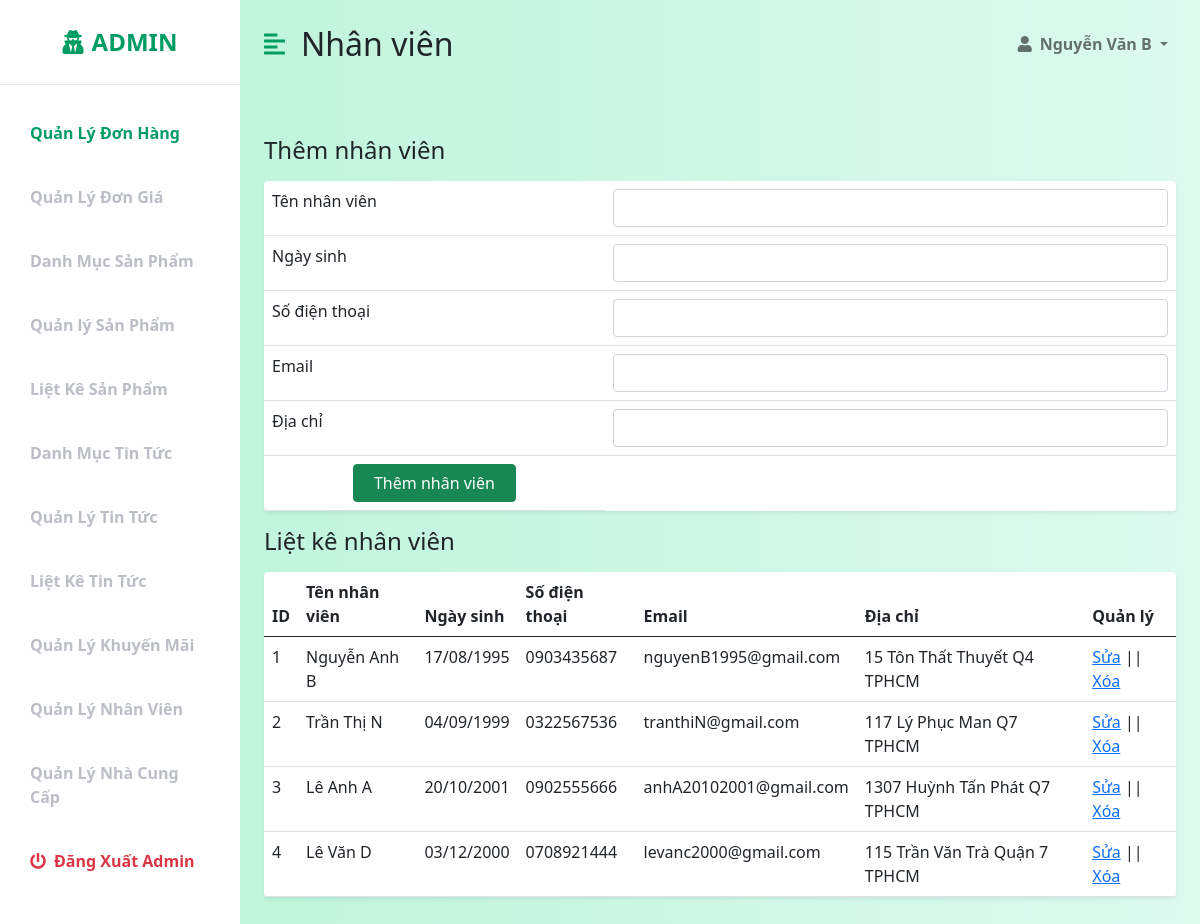
The page /admin/nhanvienadd.php (signed in) on the database its author committed.
### tables this page shows
CREATE TABLE `nhanvien` (
  `id_nhanvien` int(11) UNSIGNED NOT NULL,
  `ten_nhanvien` varchar(200) NOT NULL,
  `ngaysinh` varchar(100) NOT NULL,
  `sdt` varchar(30) NOT NULL,
  `email` varchar(200) NOT NULL,
  `diachi` varchar(250) NOT NULL
);

### lib/session.php (called while the page is built, shortened)
<?php
class Session{
 public static function get($key){
    if (isset($_SESSION[$key])) {
     return $_SESSION[$key];
    } else {
     return false;
    }
 }
}
?>

### lib/database.php (called while the page is built, shortened)
<?php
Class Database{
   public $host   = DB_HOST;
   public $user   = DB_USER;
   public $pass   = DB_PASS;
   public $dbname = DB_NAME;
   public $link;
private function connectDB(){
   $this->link = new mysqli($this->host, $this->user, $this->pass,
    $this->dbname);
 }
public function select($query){
  $result = $this->link->query($query) or
   die($this->link->error.__LINE__);
  if($result->num_rows > 0){
    return $result;
  } else {
    return false;
  }
 }
}

### classes/nhanvien.php (called while the page is built, shortened)
<?php
    $filepath = realpath(dirname(__FILE__));
    include_once ($filepath.'/../lib/database.php');
?>
<?php
    class nhanvien
    {
        private $db;
        public function __construct()
        {
            $this->db = new Database();
        }
        public function show_nhanvien()
        {
            $query = "SELECT * FROM nhanvien ORDER BY id_nhanvien DESC";
            $result = $this->db->select($query);
            return $result;
        }
    }
?>

### admin/nhanvienadd.php (the view, shortened to what this page needs)
<?php
include 'inc/header.php';
include 'inc/sidebar.php';
?>
<?php include '../classes/nhanvien.php';?>
<?php
$nhanvien = new nhanvien();
?>
 <div id="page-content-wrapper">
            <nav class="navbar navbar-expand-lg navbar-light bg-transparent py-4 px-4">
                <div class="d-flex align-items-center">
                    <i class="fas fa-align-left primary-text fs-4 me-3" id="menu-toggle"></i>
                    <h2 class="fs-2 m-0">Nhân viên</h2>
                </div>
                <div class="collapse navbar-collapse" id="navbarSupportedContent">
                    <ul class="navbar-nav ms-auto mb-2 mb-lg-0">
                        <li class="nav-item dropdown">
                            <a class="nav-link dropdown-toggle second-text fw-bold" href="#" id="navbarDropdown"
                                role="button" data-bs-toggle="dropdown" aria-expanded="false">
                                <i class="fas fa-user me-2"></i></i><?php echo Session::get('adminName')?>
                            </a>
                        </li>
                    </ul>
                </div>
            </nav>
            <div class="container-fluid px-4">
                <div class="row my-5">
                    <h3 class="fs-4 mb-3">Thêm nhân viên</h3>
                    <div class="col">
                        <table class="table bg-white rounded shadow-sm table-hover">
                        <form method="post" action="nhanvienadd.php">
                             <tbody>
                                <tr>
                                    <td>Tên nhân viên</td>
                                    <td>
                                     <div class="input-group">
                                         <input type="text" class="form-control" aria-describedby="basic-addon1" name="tennhanvien">
                                     </div>
                                    </td>
                                </tr>
                                <tr>
                                    <td>Ngày sinh</td>
                                    <td>
                                     <div class="input-group">
                                         <input type="text" class="form-control" aria-describedby="basic-addon1" name="ngaysinh">
                                     </div>
                                    </td>
                                </tr>
                                <tr>
                                    <td>Số điện thoại</td>
                                    <td>
                                     <div class="input-group">
                                         <input type="text" class="form-control" aria-describedby="basic-addon1" name="sdt">
                                     </div>
                                    </td>
                                </tr>
                                <tr>
                                    <td>Email</td>
                                    <td>
                                     <div class="input-group">
                                         <input type="text" class="form-control" aria-describedby="basic-addon1" name="email">
                                     </div>
                                    </td>
                                </tr>
                                <tr>
                                    <td>Địa chỉ</td>
                                    <td>
                                     <div class="input-group">
                                         <input type="text" class="form-control" aria-describedby="basic-addon1" name="diachi">
                                     </div>
                                    </td>
                                </tr>
                                <tr>
                                    <td><div class="d-grid gap-2 col-6 mx-auto"><button class="btn btn-success" type="submit" name="submit">Thêm nhân viên</button></div></td>
                                </tr>
                             </tbody>
                            </form>
                        </table>
                    </div>
                    <h3 class="fs-4 mb-3">Liệt kê nhân viên</h3>
                    <div class="col">
                        <table class="table bg-white rounded shadow-sm table-hover">
                            <thead>
                                <tr>
                                    <th scope="col">ID</th>
                                    <th scope="col">Tên nhân viên</th>
                                    <th scope="col">Ngày sinh</th>
                                    <th scope="col">Số điện thoại</th>
                                    <th scope="col">Email</th>
                                    <th scope="col">Địa chỉ</th>
                                    <th scope="col">Quản lý</th>
                                </tr>
                            </thead>
                            <tbody>
                                <?php
                                    $show_nhanvien = $nhanvien -> show_nhanvien();
                                    if($show_nhanvien)
                                    {
                                        $i = 0;
                                        while($result = $show_nhanvien->fetch_assoc()){
                                            $i++;
                                ?>
                                <tr>
                                    <td><?php echo $i; ?></td>
                                    <td><?php echo $result['ten_nhanvien']?></td>
                                    <td><?php echo $result['ngaysinh']?></td>
                                    <td><?php echo $result['sdt']?></td>
                                    <td><?php echo $result['email']?></td>
                                    <td><?php echo $result['diachi']?></td>
                                    <td><a href="nhanvienedit.php?id_nhanvien=<?php echo $result['id_nhanvien']?>">Sửa</a> ||
                                    <a onclick = "return confirm('Bạn có muốn xóa nhân viên này ?')" href="?delid=<?php echo $result['id_nhanvien']?>">Xóa</a></td>
                                </tr>
                                <?php
                                        }
                                    }
                                ?>
                            </tbody>
                </div>
            </div>
        </div>
    </div>

### admin/css/style2.css (style rules this page uses)
:root { --main-bg-color: #009d63; --main-text-color: #009d63; --second-text-color: #bbbec5; --second-bg-color: #c1efde; }
.primary-text { color: var(--main-text-color); }
.second-text { color: var(--second-text-color); }
#page-content-wrapper { min-width: 100vw; }
#menu-toggle { cursor: pointer; }
@media (min-width: 768px) { #page-content-wrapper { min-width: 0; width: 100%; } }

### rows shown on the page
nhanvien: ten_nhanvien "Nguyễn Anh B", ngaysinh "17/08/1995", sdt "0903435687", email "nguyenB1995@gmail.com", diachi "15 Tôn Thất Thuyết Q4 TPHCM"
nhanvien: ten_nhanvien "Trần Thị N", ngaysinh "04/09/1999", sdt "0322567536", email "tranthiN@gmail.com", diachi "117 Lý Phục Man Q7 TPHCM"
nhanvien: ten_nhanvien "Lê Anh A", ngaysinh "20/10/2001", sdt "0902555666", email "anhA20102001@gmail.com", diachi "1307 Huỳnh Tấn Phát Q7 TPHCM"
nhanvien: ten_nhanvien "Lê Văn D", ngaysinh "03/12/2000", sdt "0708921444", email "levanc2000@gmail.com", diachi "115 Trần Văn Trà Quận 7 TPHCM"

### other values the page prints
Session::get('adminName') "Nguyễn Văn B"
